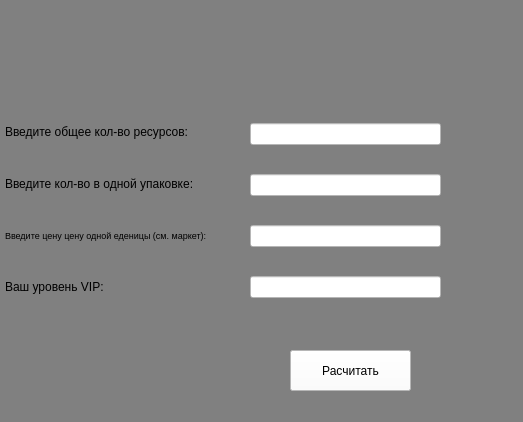
<?xml version="1.0" encoding="UTF-8"?>
<ui version="4.0">
 <class>Form</class>
 <widget class="QWidget" name="Form">
  <property name="geometry">
   <rect>
    <x>0</x>
    <y>0</y>
    <width>523</width>
    <height>422</height>
   </rect>
  </property>
  <property name="windowTitle">
   <string>Calculator</string>
  </property>
  <property name="styleSheet">
   <string notr="true">QWidget {
	background-color: grey;
}

QLineEdit{
	background-color:white;
}</string>
  </property>
  <widget class="QWidget" name="verticalLayoutWidget">
   <property name="geometry">
    <rect>
     <x>250</x>
     <y>100</y>
     <width>191</width>
     <height>221</height>
    </rect>
   </property>
   <layout class="QVBoxLayout" name="verticalLayout">
    <item>
     <widget class="QLineEdit" name="lineEdit"/>
    </item>
    <item>
     <widget class="QLineEdit" name="lineEdit_3"/>
    </item>
    <item>
     <widget class="QLineEdit" name="lineEdit_2"/>
    </item>
    <item>
     <widget class="QLineEdit" name="lineEdit_4"/>
    </item>
   </layout>
  </widget>
  <widget class="QPushButton" name="pushButton">
   <property name="geometry">
    <rect>
     <x>290</x>
     <y>350</y>
     <width>121</width>
     <height>41</height>
    </rect>
   </property>
   <property name="styleSheet">
    <string notr="true">background-color:white;</string>
   </property>
   <property name="text">
    <string>Расчитать</string>
   </property>
  </widget>
  <widget class="QWidget" name="verticalLayoutWidget_2">
   <property name="geometry">
    <rect>
     <x>5</x>
     <y>109</y>
     <width>241</width>
     <height>201</height>
    </rect>
   </property>
   <layout class="QVBoxLayout" name="verticalLayout_2">
    <item>
     <widget class="QLabel" name="label">
      <property name="text">
       <string>Введите общее кол-во ресурсов:</string>
      </property>
     </widget>
    </item>
    <item>
     <widget class="QLabel" name="label_2">
      <property name="text">
       <string>Введите кол-во в одной упаковке:</string>
      </property>
     </widget>
    </item>
    <item>
     <widget class="QLabel" name="label_3">
      <property name="font">
       <font>
        <pointsize>7</pointsize>
       </font>
      </property>
      <property name="text">
       <string>Введите цену цену одной еденицы (см. маркет):</string>
      </property>
     </widget>
    </item>
    <item>
     <widget class="QLabel" name="label_4">
      <property name="text">
       <string>Ваш уровень VIP:</string>
      </property>
     </widget>
    </item>
   </layout>
  </widget>
 </widget>
 <resources/>
 <connections/>
</ui>
